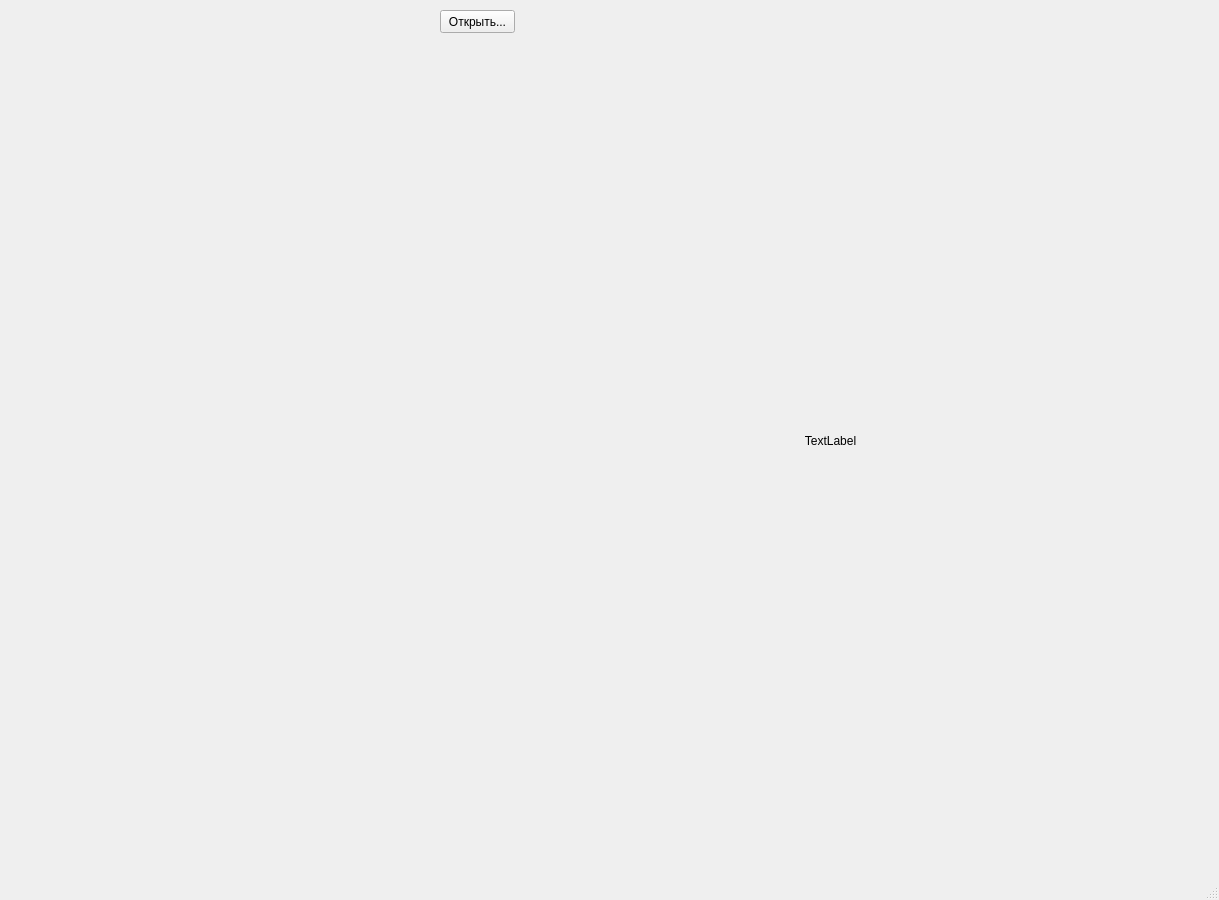
<?xml version="1.0" encoding="UTF-8"?>
<ui version="4.0">
 <class>MainWindow</class>
 <widget class="QMainWindow" name="MainWindow">
  <property name="geometry">
   <rect>
    <x>0</x>
    <y>0</y>
    <width>1219</width>
    <height>900</height>
   </rect>
  </property>
  <property name="minimumSize">
   <size>
    <width>900</width>
    <height>900</height>
   </size>
  </property>
  <property name="windowTitle">
   <string>MainWindow</string>
  </property>
  <widget class="QWidget" name="centralwidget">
   <widget class="QPushButton" name="pushButton">
    <property name="geometry">
     <rect>
      <x>440</x>
      <y>10</y>
      <width>75</width>
      <height>23</height>
     </rect>
    </property>
    <property name="minimumSize">
     <size>
      <width>75</width>
      <height>23</height>
     </size>
    </property>
    <property name="text">
     <string>Открыть...</string>
    </property>
   </widget>
   <widget class="QLabel" name="label">
    <property name="geometry">
     <rect>
      <x>10</x>
      <y>50</y>
      <width>1641</width>
      <height>781</height>
     </rect>
    </property>
    <property name="text">
     <string>TextLabel</string>
    </property>
    <property name="alignment">
     <set>Qt::AlignCenter</set>
    </property>
   </widget>
  </widget>
  <widget class="QMenuBar" name="menubar">
   <property name="geometry">
    <rect>
     <x>0</x>
     <y>0</y>
     <width>1219</width>
     <height>21</height>
    </rect>
   </property>
  </widget>
  <widget class="QStatusBar" name="statusbar"/>
 </widget>
 <resources/>
 <connections/>
</ui>
